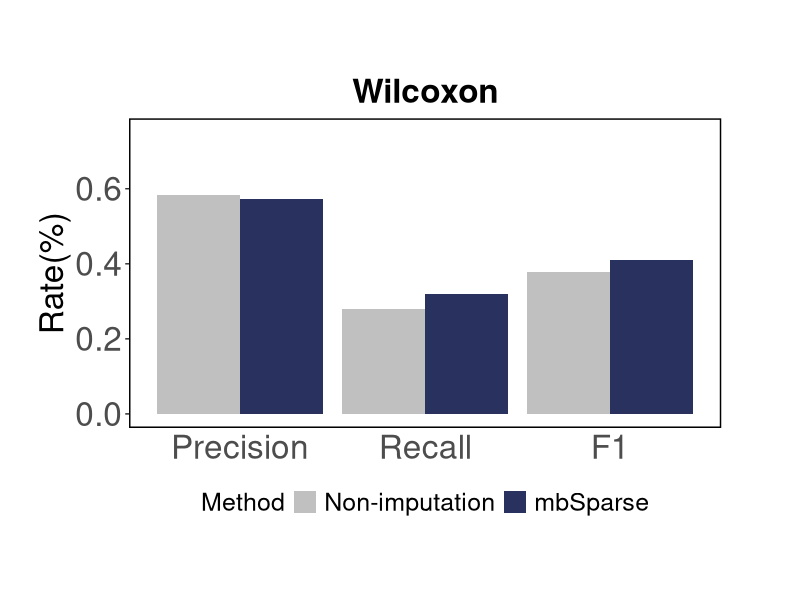
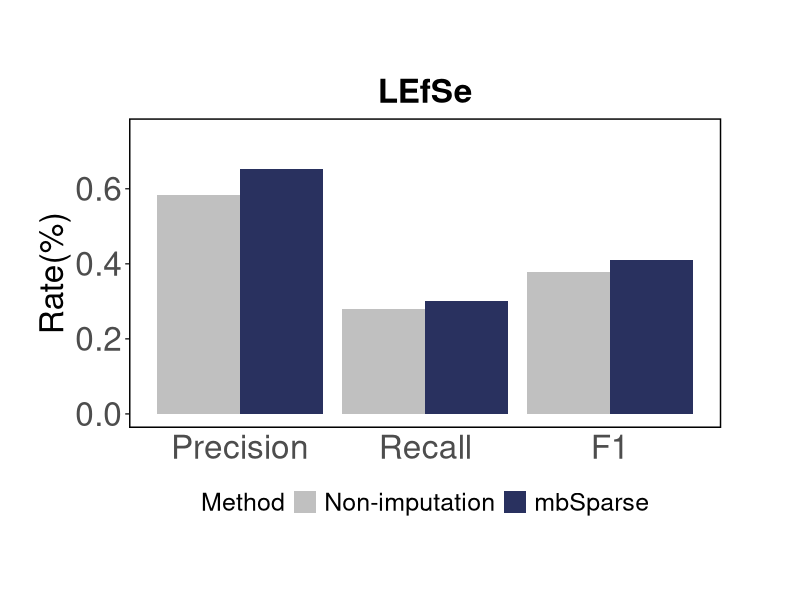
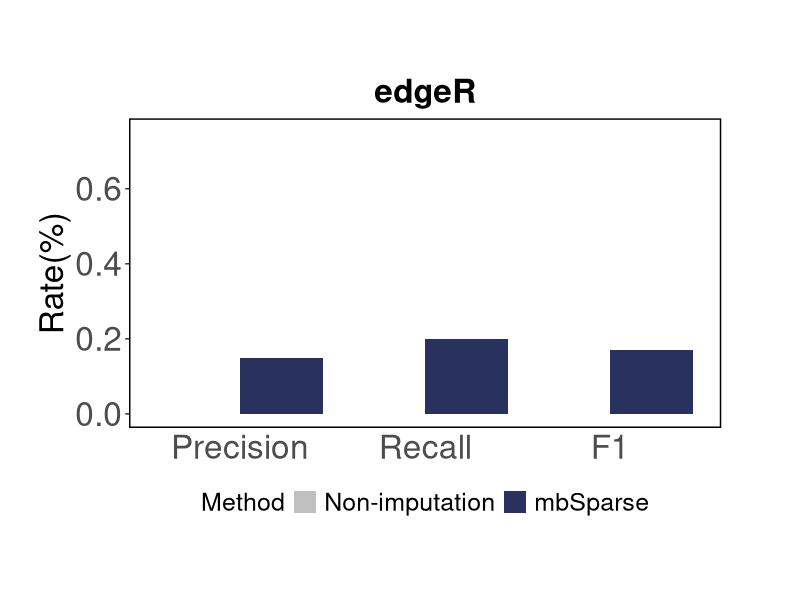
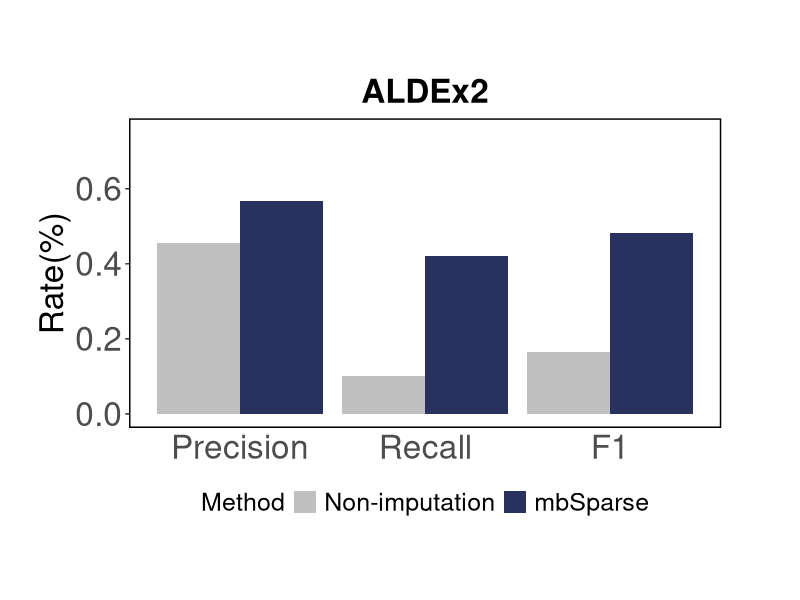
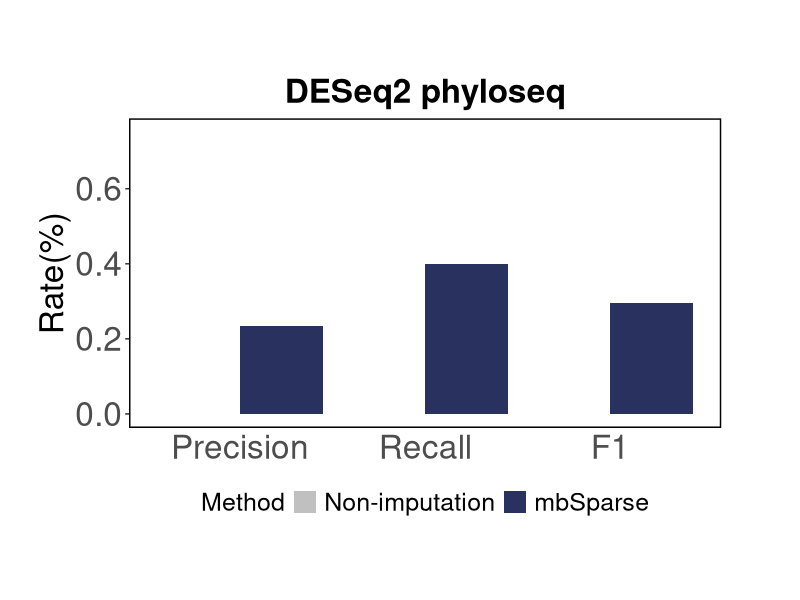
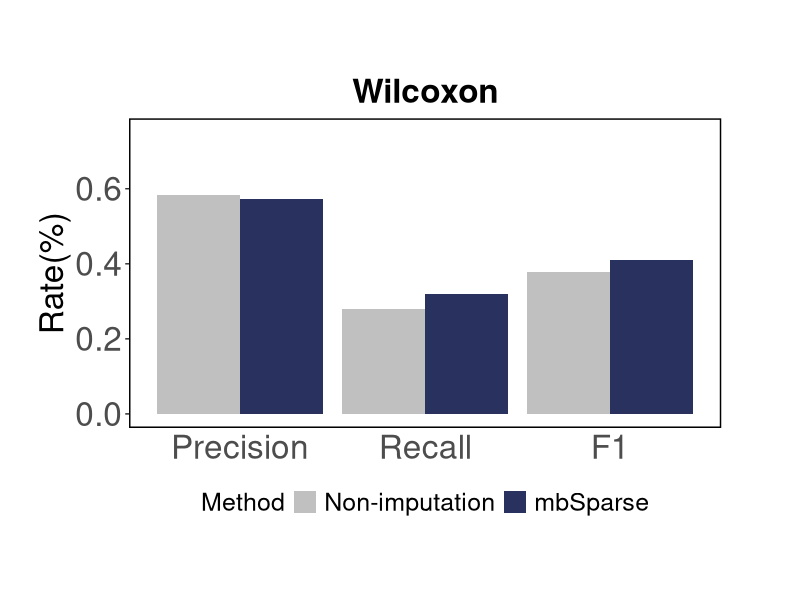
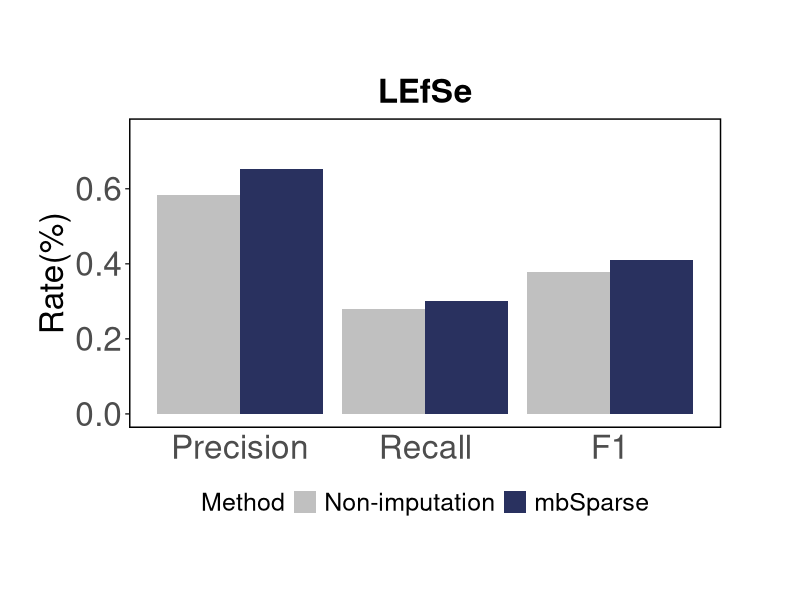
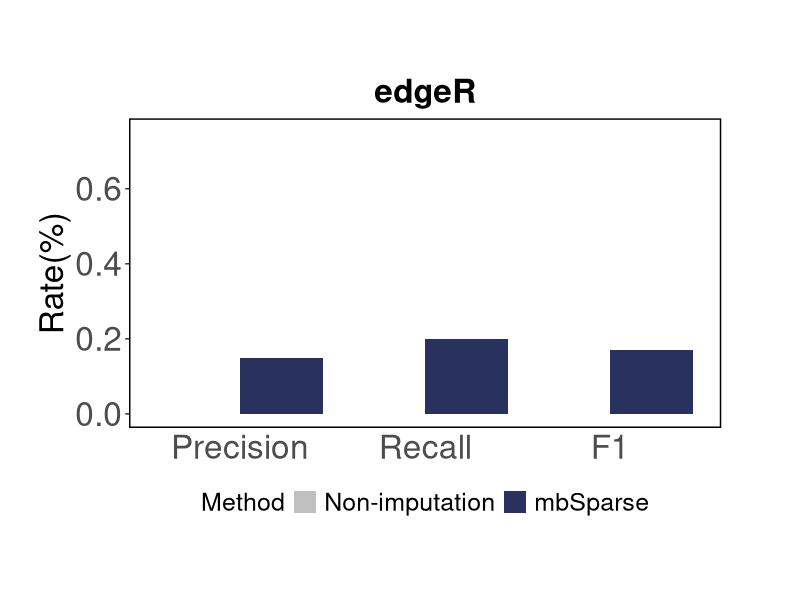

These figures' R source, in order:
library(ggplot2)
data <- data.frame(
  x = rep(1:3, each = 2),
  Method = rep(c("Non-imputation", "mbSparse"), times = 3),
  mean = c(0.5833333,	0.5714286,	
           0.28,	0.32,
           0.3783784,	0.4102564)
)

data$Method <- factor(data$Method, levels = c("Non-imputation", "mbSparse"))
p <- ggplot(data, aes(x = factor(x), y = mean, fill = Method))+
  geom_col(position = "dodge") +
  scale_x_discrete(labels = c("Precision", "Recall", "F1")) +
  theme(panel.grid.major = element_blank(),
        panel.grid.minor = element_blank(),
        panel.border = element_rect(color = "black", fill = NA, linewidth = 1))+
  theme(panel.background = element_rect(fill = "white")) +
  labs(title = "Wilcoxon") +
  theme(plot.title = element_text(hjust = 0.5, size = 24, face = "bold"), plot.subtitle = element_text(hjust = 0.5), plot.margin = unit(c(2, 2, 2, 1), "cm")) + 
  theme(axis.ticks.x = element_blank(), axis.line.x = element_line(), axis.title.x = element_text(size = 24), axis.text.x = element_text(size = 24))+
  theme(axis.line.y = element_blank(), axis.line.x = element_blank(), axis.text.y = element_text(size = 24), axis.title.y = element_text(size = 24)) +
  theme(legend.position = "bottom", legend.text = element_text(size = 18) ,axis.title.x = element_blank(), legend.title =  element_text(size = 18)) + 
  scale_fill_manual(values = c("#C0C0C0", "#29315F", "#AFBF82", "#488768", "#B7CBDA", "#45739F", "#DADCAC", "#87B1C3"))+
  ylab("Rate(%)")+
  scale_y_continuous(limits = c(0, 0.75)) 
ggsave("Figure/wilcoxon.tiff", p, device = "tiff")
# ggsave("Figure/difference_analisis_wilcoxon.pdf", p, device = "pdf")
p



library(ggplot2)
data <- data.frame(
  x = rep(1:3, each = 2),
  Method = rep(c("Non-imputation", "mbSparse"), times = 3),
  mean = c(0.583333,	0.6521739,	
           0.28,	0.3,
           0.3783784,	0.4109589)
)

data$Method <- factor(data$Method, levels = c("Non-imputation", "mbSparse"))
p <- ggplot(data, aes(x = factor(x), y = mean, fill = Method))+
  geom_col(position = "dodge") +
  scale_x_discrete(labels = c("Precision", "Recall", "F1")) +
  theme(panel.grid.major = element_blank(),
        panel.grid.minor = element_blank(),
        panel.border = element_rect(color = "black", fill = NA, linewidth = 1))+
  theme(panel.background = element_rect(fill = "white")) +
  labs(title = "LEfSe") +
  theme(plot.title = element_text(hjust = 0.5, size = 24, face = "bold"), plot.subtitle = element_text(hjust = 0.5), plot.margin = unit(c(2, 2, 2, 1), "cm")) + 
  theme(axis.ticks.x = element_blank(), axis.line.x = element_line(), axis.title.x = element_text(size = 24), axis.text.x = element_text(size = 24))+
  theme(axis.line.y = element_blank(), axis.line.x = element_blank(), axis.text.y = element_text(size = 24), axis.title.y = element_text(size = 24)) +
  theme(legend.position = "bottom", legend.text = element_text(size = 18) ,axis.title.x = element_blank(), legend.title =  element_text(size = 18)) + 
  scale_fill_manual(values = c("#C0C0C0", "#29315F", "#AFBF82", "#488768", "#B7CBDA", "#45739F", "#DADCAC", "#87B1C3"))+
  ylab("Rate(%)")+
  scale_y_continuous(limits = c(0, 0.75)) 
ggsave("Figure/LEfSe.tiff", p, device = "tiff")
# ggsave("Figure/difference_analisis_wilcoxon.pdf", p, device = "pdf")
p



library(ggplot2)
data <- data.frame(
  x = rep(1:3, each = 2),
  Method = rep(c("Non-imputation", "mbSparse"), times = 3),
  mean = c(0.001,	0.1492537,	
           0.001,	0.2,
           0.001,	0.1709402)
)

data$Method <- factor(data$Method, levels = c("Non-imputation", "mbSparse"))
p <- ggplot(data, aes(x = factor(x), y = mean, fill = Method))+
  geom_col(position = "dodge") +
  scale_x_discrete(labels = c("Precision", "Recall", "F1")) +
  theme(panel.grid.major = element_blank(),
        panel.grid.minor = element_blank(),
        panel.border = element_rect(color = "black", fill = NA, linewidth = 1))+
  theme(panel.background = element_rect(fill = "white")) +
  labs(title = "edgeR") +
  theme(plot.title = element_text(hjust = 0.5, size = 24, face = "bold"), plot.subtitle = element_text(hjust = 0.5), plot.margin = unit(c(2, 2, 2, 1), "cm")) + 
  theme(axis.ticks.x = element_blank(), axis.line.x = element_line(), axis.title.x = element_text(size = 24), axis.text.x = element_text(size = 24))+
  theme(axis.line.y = element_blank(), axis.line.x = element_blank(), axis.text.y = element_text(size = 24), axis.title.y = element_text(size = 24)) +
  theme(legend.position = "bottom", legend.text = element_text(size = 18) ,axis.title.x = element_blank(), legend.title =  element_text(size = 18)) + 
  scale_fill_manual(values = c("#C0C0C0", "#29315F", "#AFBF82", "#488768", "#B7CBDA", "#45739F", "#DADCAC", "#87B1C3"))+
  ylab("Rate(%)")+
  scale_y_continuous(limits = c(0, 0.75)) 
ggsave("Figure/edgeR.tiff", p, device = "tiff")
# ggsave("Figure/difference_analisis_wilcoxon.pdf", p, device = "pdf")
p


library(ggplot2)
data <- data.frame(
  x = rep(1:3, each = 2),
  Method = rep(c("Non-imputation", "mbSparse"), times = 3),
  mean = c(0.4545455,	0.5675676,	
           0.1,	0.42,
           0.1639344,	0.4827586)
)

data$Method <- factor(data$Method, levels = c("Non-imputation", "mbSparse"))
p <- ggplot(data, aes(x = factor(x), y = mean, fill = Method))+
  geom_col(position = "dodge") +
  scale_x_discrete(labels = c("Precision", "Recall", "F1")) +
  theme(panel.grid.major = element_blank(),
        panel.grid.minor = element_blank(),
        panel.border = element_rect(color = "black", fill = NA, linewidth = 1))+
  theme(panel.background = element_rect(fill = "white")) +
  labs(title = "ALDEx2") +
  theme(plot.title = element_text(hjust = 0.5, size = 24, face = "bold"), plot.subtitle = element_text(hjust = 0.5), plot.margin = unit(c(2, 2, 2, 1), "cm")) + 
  theme(axis.ticks.x = element_blank(), axis.line.x = element_line(), axis.title.x = element_text(size = 24), axis.text.x = element_text(size = 24))+
  theme(axis.line.y = element_blank(), axis.line.x = element_blank(), axis.text.y = element_text(size = 24), axis.title.y = element_text(size = 24)) +
  theme(legend.position = "bottom", legend.text = element_text(size = 18) ,axis.title.x = element_blank(), legend.title =  element_text(size = 18)) + 
  scale_fill_manual(values = c("#C0C0C0", "#29315F", "#AFBF82", "#488768", "#B7CBDA", "#45739F", "#DADCAC", "#87B1C3"))+
  ylab("Rate(%)")+
  scale_y_continuous(limits = c(0, 0.75)) 
ggsave("Figure/ALDEx2.tiff", p, device = "tiff")
# ggsave("Figure/difference_analisis_wilcoxon.pdf", p, device = "pdf")
p


library(ggplot2)
data <- data.frame(
  x = rep(1:3, each = 2),
  Method = rep(c("Non-imputation", "mbSparse"), times = 3),
  mean = c(0.001,	0.2352941,	
           0.001,	0.4,
           0.001,	0.2962963)
)

data$Method <- factor(data$Method, levels = c("Non-imputation", "mbSparse"))
p <- ggplot(data, aes(x = factor(x), y = mean, fill = Method))+
  geom_col(position = "dodge") +
  scale_x_discrete(labels = c("Precision", "Recall", "F1")) +
  theme(panel.grid.major = element_blank(),
        panel.grid.minor = element_blank(),
        panel.border = element_rect(color = "black", fill = NA, linewidth = 1))+
  theme(panel.background = element_rect(fill = "white")) +
  labs(title = "DESeq2 phyloseq") +
  theme(plot.title = element_text(hjust = 0.5, size = 24, face = "bold"), plot.subtitle = element_text(hjust = 0.5), plot.margin = unit(c(2, 2, 2, 1), "cm")) + 
  theme(axis.ticks.x = element_blank(), axis.line.x = element_line(), axis.title.x = element_text(size = 24), axis.text.x = element_text(size = 24))+
  theme(axis.line.y = element_blank(), axis.line.x = element_blank(), axis.text.y = element_text(size = 24), axis.title.y = element_text(size = 24)) +
  theme(legend.position = "bottom", legend.text = element_text(size = 18) ,axis.title.x = element_blank(), legend.title =  element_text(size = 18)) + 
  scale_fill_manual(values = c("#C0C0C0", "#29315F", "#AFBF82", "#488768", "#B7CBDA", "#45739F", "#DADCAC", "#87B1C3"))+
  ylab("Rate(%)")+
  scale_y_continuous(limits = c(0, 0.75)) 
ggsave("Figure/DESeq2_phyloseq.tiff", p, device = "tiff")
# ggsave("Figure/difference_analisis_wilcoxon.pdf", p, device = "pdf")
p
